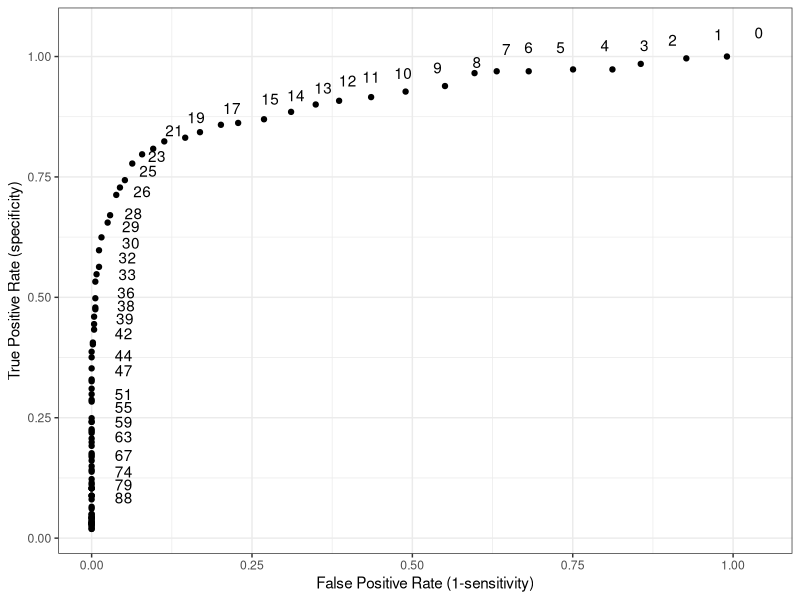
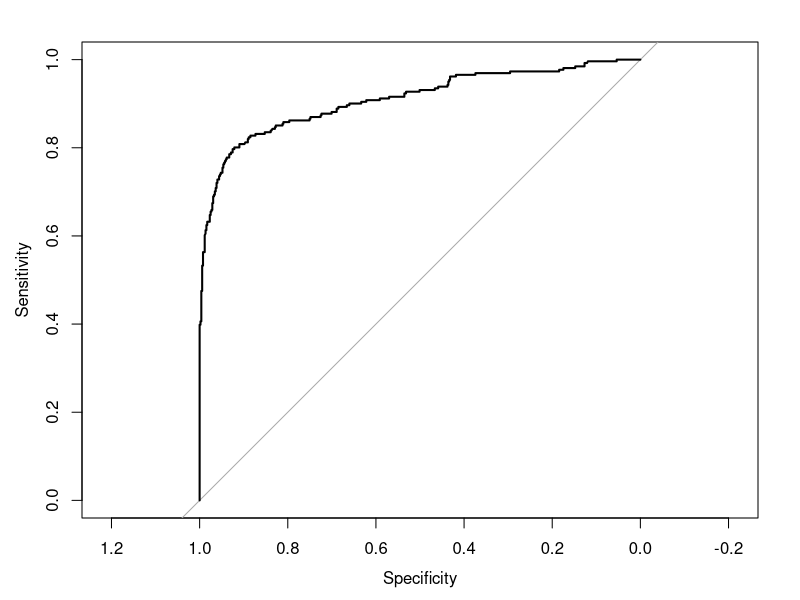

Write the R code that produced these figures, in order.

require(ggplot2)

require(pROC)
col_names<-read.csv("../Data/data.csv",header=FALSE)
data_raw<-read.csv("../Data/data.csv", skip = 4)
colnames(data_raw)<-col_names[2,]
data_raw[data_raw == 0] <- NA
data_raw<-data_raw[1:799,1:5]

data_mod<-data_raw
data_mod$monothermal_screen<-NA
selW<-which(data_mod$Order=="W")
selC<-which(data_mod$Order=="C")
data_mod$sum_lefts<-data_mod$WL+data_mod$CL
data_mod$sum_rights<-data_mod$WR+data_mod$CR
data_mod$sum_warms<-data_mod$WL+data_mod$WR
data_mod$sum_cools<-data_mod$CL+data_mod$CR
data_mod$diff_warms<-data_mod$WR-data_mod$WL
data_mod$diff_cools<-data_mod$CR-data_mod$CL
data_mod$sum_all<-data_mod$CL+data_mod$CR+data_mod$WL+data_mod$WR
data_mod$canal_paresis<-((data_mod$sum_rights-data_mod$sum_lefts)/data_mod$sum_all)*100
data_mod$WRandCL<-data_mod$WR+data_mod$CL
data_mod$WLandCR<-data_mod$WL+data_mod$CR
data_mod$directional_proponderance<-((data_mod$WRandCL-data_mod$WLandCR)/data_mod$sum_all)*100
data_mod[selW,"monothermal_screen"]<-(data_mod[selW,"diff_warms"]/data_mod[selW,"sum_warms"])*100
data_mod[selC,"monothermal_screen"]<-(data_mod[selC,"diff_cools"]/data_mod[selC,"sum_cools"])*100
data_mod$CP_significance<-abs(data_mod$canal_paresis)>20
data_mod$DP_significance<-abs(data_mod$directional_proponderance)>20
data_mod$overall_significance<-data_mod$CP_significance | data_mod$DP_significance
data_mod$rating<-NA
data_mod$mono_significance<-NA
get_spec_sens<-function(data_mod,significance){
  data_mod$mono_significance<-abs(data_mod$monothermal_screen)>significance
  data_mod[which(data_mod$overall_significance&data_mod$mono_significance),"rating"]<-"TP"
  data_mod[which(!data_mod$overall_significance&data_mod$mono_significance),"rating"]<-"FP"
  data_mod[which(data_mod$overall_significance&!data_mod$mono_significance),"rating"]<-"FN"
  data_mod[which(!data_mod$overall_significance&!data_mod$mono_significance),"rating"]<-"TN"
  sensitivity<-sum(data_mod$rating=="TP",na.rm = T)/(sum(data_mod$rating=="TP",na.rm = T)+sum(data_mod$rating=="FN",na.rm = T))
  specificity<-sum(data_mod$rating=="TN",na.rm = T)/(sum(data_mod$rating=="TN",na.rm = T)+sum(data_mod$rating=="FP",na.rm = T))
  return(c(sensitivity,specificity))
}

min_sig=0
max_sig=100
sig_range=seq(from=min_sig,to=max_sig,length.out=100)
sig_range=round(sig_range, 0)
sens_spec_dataset<-data.frame(matrix(nrow=(length(sig_range)),ncol=3))
sens_spec_dataset[,1]<-sig_range
colnames(sens_spec_dataset)=c("significance","sensitivity","specificity")
for (i in 1:length(sig_range)){
  res<-get_spec_sens(data_mod,sig_range[i])
  sens_spec_dataset[i,2]<-res[1]
  sens_spec_dataset[i,3]<-res[2]
}
sens_spec_dataset$false_pos_rate<- 1 - sens_spec_dataset$specificity
g<-ggplot(data=sens_spec_dataset,aes(false_pos_rate,sensitivity))+
  geom_text(label=sens_spec_dataset$significance,nudge_x = 0.05, nudge_y = 0.05, check_overlap = T)+
  geom_point()+theme_bw()+ylab("True Positive Rate (specificity)")+xlab("False Positive Rate (1-sensitivity)")
g

data_mod$overall_significance<-data_mod$overall_significance*1
roc(response=data_mod$overall_significance,predictor=data_mod$monothermal_screen,na.rm=TRUE)

#I think this plot tells us that using the value of the monothermic screening is a bad idea!!!
roc_obj<-roc(data_mod$overall_significance,abs(data_mod$monothermal_screen),na.rm=TRUE)
auc(roc_obj)
plot(roc_obj)
